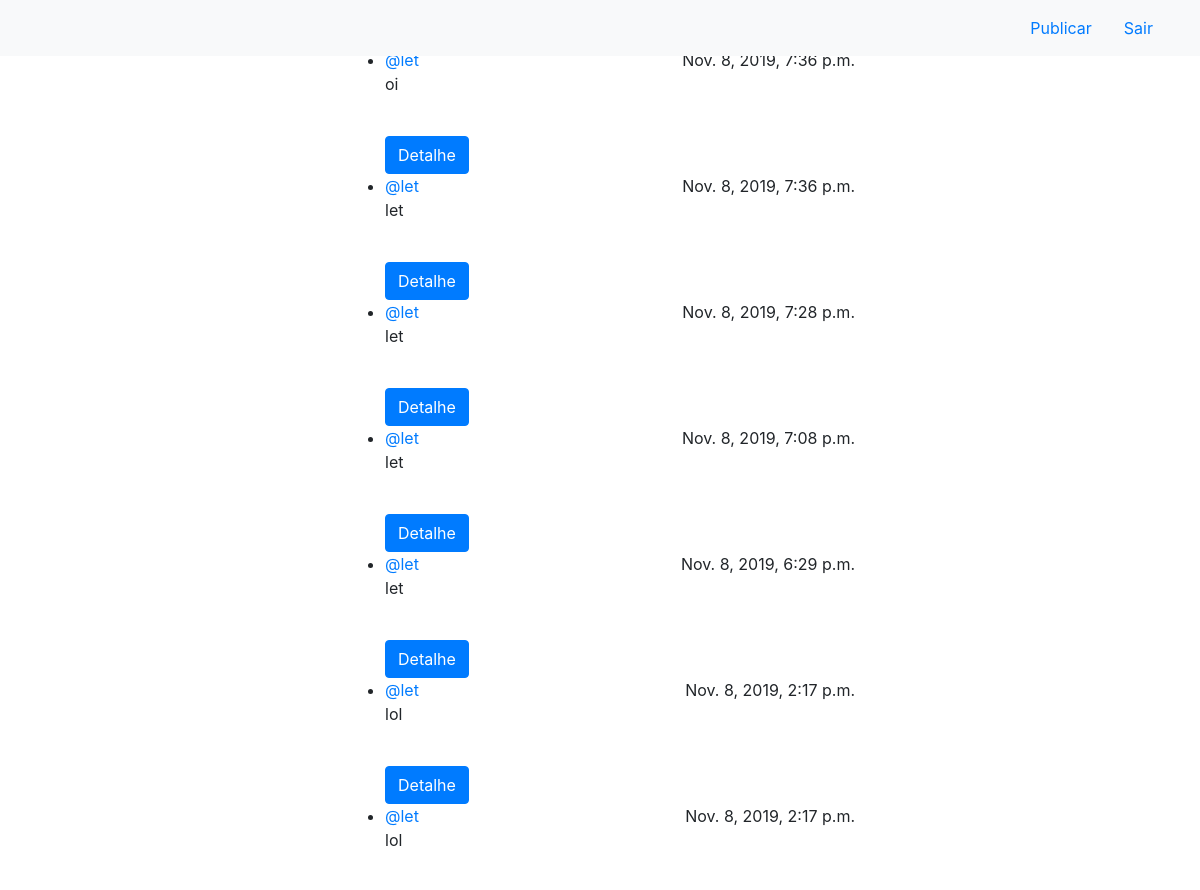
The app's page /inicio/ (upper part), older data.
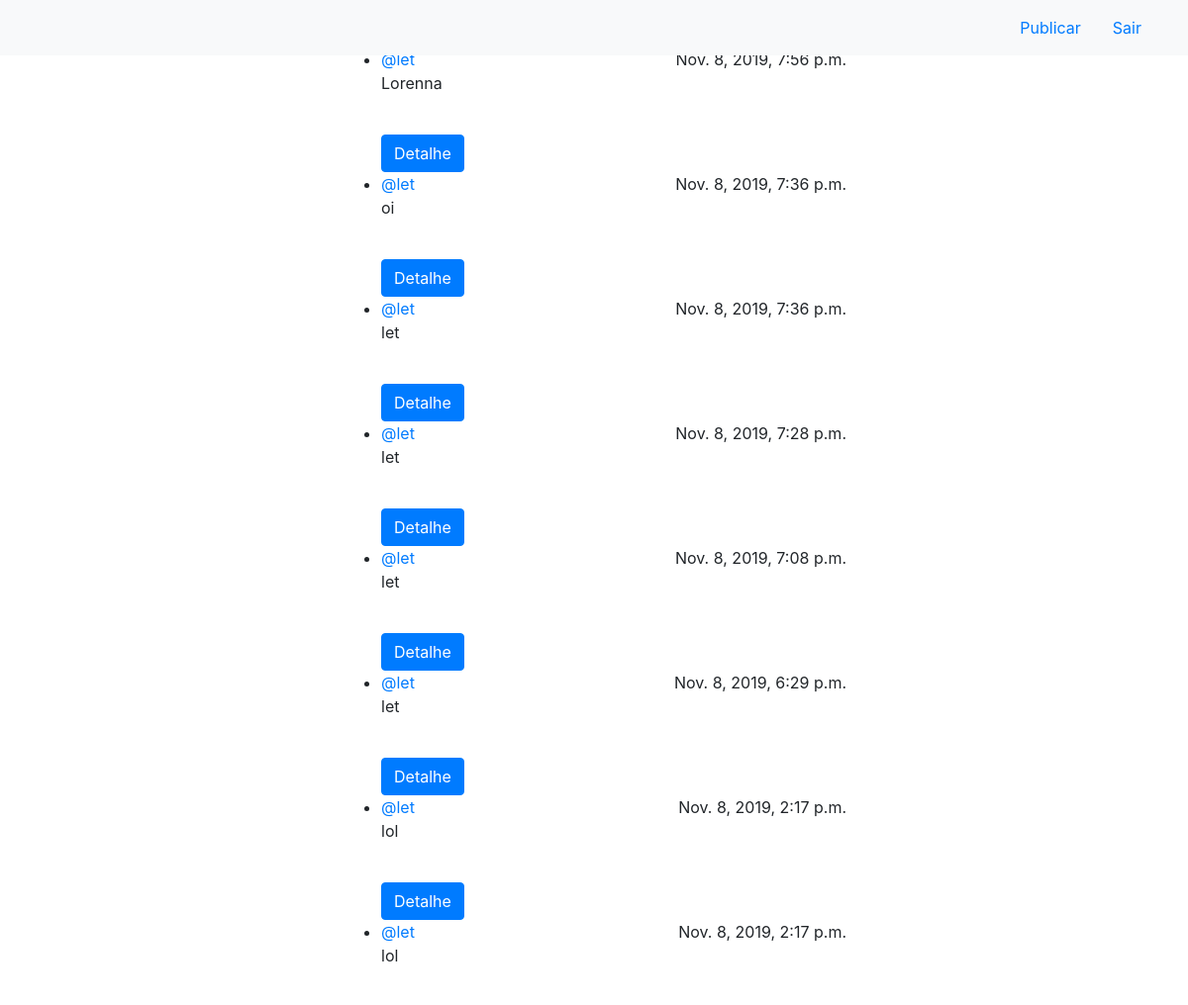
The same page, newer data.
### app_blog/models.py (models this page shows, shortened)
class Publicacao(models.Model):
    texto = models.TextField(verbose_name='Texto', max_length=200)
    data = models.DateTimeField(auto_now_add=True)
    autor = models.ForeignKey(User, verbose_name='Autor', on_delete=models.DO_NOTHING)

### app_blog/views.py (the view)
# urls.py: path('inicio/', inicio, name='inicio'),
def inicio(request):
    publicacoes = Publicacao.objects.all().order_by('data').reverse()
    usuarios = User.objects.all().order_by('-id')[0:30]
    return render(request, 'app_blog/inicio.html', {'publicacoes': publicacoes, 'usuarios':usuarios})

### app_blog/templates/app_blog/inicio.html (shortened to what this page needs)
{% extends 'app_blog/base.html' %}
{% block topo %}
<div class="header clearfix  col-md-6 offset-md-3">
  <nav>
    <ul class="nav nav-pills float-right">
      <li class="nav-item">
        <a class="nav-link" href="/publica">Publicar</a>
      </li>
      <li class="nav-item">
        <a class="nav-link" href="#">Sair</a>
      </li>
    </ul>
  </nav>
</div>
{% endblock %}
{% block conteudo %}
  <div class="container">
    <ul class="timeline">
      {% for publicacao in publicacoes %}
				<li>
  					<a href="#">@{{ publicacao.autor }}</a>
  					<a class="float-right">{{ publicacao.data }}</a>
  					<p>{{ publicacao.texto }}</p><br>
                    <a href="/pub/{{ publicacao.id }}"><button type="submit" class="btn btn-primary">Detalhe</button></a>
				</li>
      {% endfor %}
    </ul>
  </div>
{% endblock %}

### app_blog/templates/app_blog/base.html (shortened to what this page needs)
<html >
  <head>
    <link rel="stylesheet" href="https://stackpath.bootstrapcdn.com/bootstrap/4.3.1/css/bootstrap.min.css">
  </head>
<body>
<div class="container">
 <nav class="navbar fixed-top navbar-light bg-light">
    {% block topo %}
    {% endblock %}
 </nav>
</div>
<div class="container mt-5 mb-5">
    <div class="row">
        <div class="col-md-6 offset-md-3">
            {% block conteudo %}
            {% endblock %}
        </div>
    </div>
</div>
</body>
</html>

Row changes from the older to the newer data that the page shows:
added Publicacao: autor "let", data "Nov. 8, 2019, 7:56 p.m.", texto "Lorenna"
